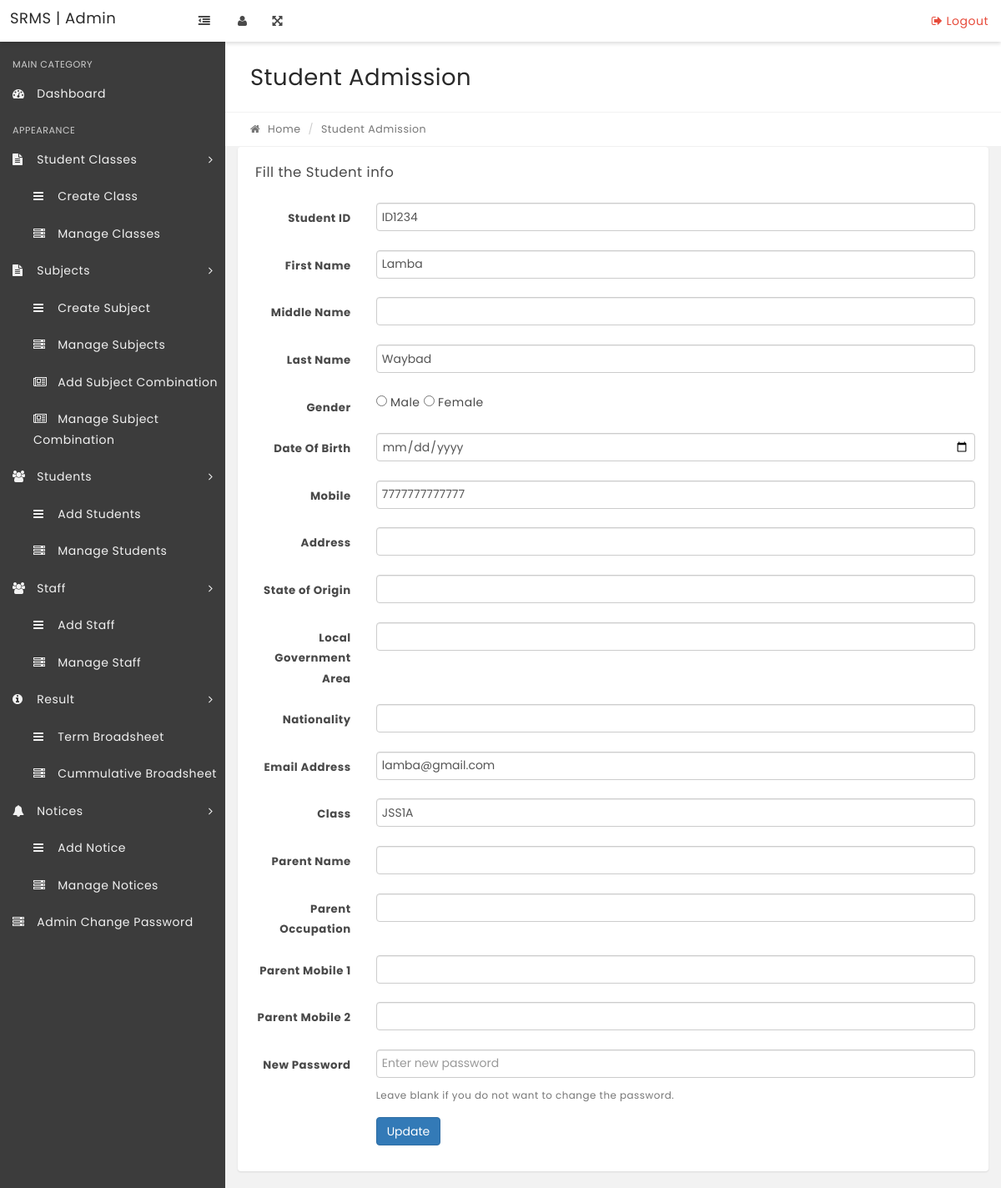
The app's page /RMP-admin/edit-student.php?stid=ID1234 with its own data.
### tables this page shows
CREATE TABLE `students` (
  `sid` varchar(20) NOT NULL,
  `fname` varchar(50) NOT NULL,
  `midname` varchar(50) DEFAULT NULL,
  `lname` varchar(50) NOT NULL,
  `gender` enum('Male','Female') NOT NULL,
  `dob` date DEFAULT NULL,
  `mobile` varchar(20) DEFAULT NULL,
  `address` varchar(255) DEFAULT NULL,
  `state` varchar(50) DEFAULT NULL,
  `lga` varchar(50) DEFAULT NULL,
  `country` varchar(50) DEFAULT NULL,
  `email` varchar(50) NOT NULL,
  `medicals` varchar(255) DEFAULT NULL,
  `classid` varchar(20) NOT NULL,
  `parentname` varchar(100) DEFAULT NULL,
  `parentoccupation` varchar(100) DEFAULT NULL,
  `parentmobile1` varchar(20) DEFAULT NULL,
  `parentmobile2` varchar(20) DEFAULT NULL,
  `password` varchar(255) NOT NULL
);

### RMP-admin/edit-student.php (the view, shortened to what this page needs)
<?php
include('includes/config.php');
?>
<!DOCTYPE html>
<html lang="en">
<head>
    <link rel="stylesheet" href="css/bootstrap.min.css" media="screen">
    <link rel="stylesheet" href="css/font-awesome.min.css" media="screen">
    <link rel="stylesheet" href="css/animate-css/animate.min.css" media="screen">
    <link rel="stylesheet" href="css/lobipanel/lobipanel.min.css" media="screen">
    <link rel="stylesheet" href="css/prism/prism.css" media="screen">
    <link rel="stylesheet" href="css/select2/select2.min.css">
    <link rel="stylesheet" href="css/main.css" media="screen">
</head>
<body class="top-navbar-fixed">
    <div class="main-wrapper">
        <?php include('includes/topbar.php'); ?>
        <div class="content-wrapper">
            <div class="content-container">
                <?php include('includes/leftbar.php'); ?>
                <div class="main-page">
                    <div class="container-fluid">
                        <div class="row page-title-div">
                            <div class="col-md-6">
                                <h2 class="title">Student Admission</h2>
                            </div>
                        </div>
                        <div class="row breadcrumb-div">
                            <div class="col-md-6">
                                <ul class="breadcrumb">
                                    <li><a href="dashboard.php"><i class="fa fa-home"></i> Home</a></li>
                                    <li class="active">Student Admission</li>
                                </ul>
                            </div>
                        </div>
                    </div>
                    <div class="container-fluid">
                        <div class="row">
                            <div class="col-md-12">
                                <div class="panel">
                                    <div class="panel-heading">
                                        <div class="panel-title">
                                            <h5>Fill the Student info</h5>
                                        </div>
                                    </div>
                                    <div class="panel-body">
                                        <form class="form-horizontal" method="post">
                                            <?php
                                            $sid = $_GET['stid'];
                                            $sql = "SELECT * FROM students WHERE sid = :stid";
                                            $query = $dbh->prepare($sql);
                                            $query->bindParam(':stid', $sid, PDO::PARAM_STR);
                                            $query->execute();
                                            $result = $query->fetch(PDO::FETCH_OBJ);
                                            if ($result) {
                                            ?>
                                            <div class="form-group">
                                                <label for="sid" class="col-sm-2 control-label">Student ID</label>
                                                <div class="col-sm-10">
                                                    <input type="text" name="sid" class="form-control" id="sid" value="<?php echo htmlentities($result->sid); ?>" maxlength="10" required="required" autocomplete="off">
                                                </div>
                                            </div>
                                            <div class="form-group">
                                                <label for="fname" class="col-sm-2 control-label">First Name</label>
                                                <div class="col-sm-10">
                                                    <input type="text" name="fname" class="form-control" id="fname" value="<?php echo htmlentities($result->fname); ?>" required="required" autocomplete="off">
                                                </div>
                                            </div>
                                            <div class="form-group">
                                                <label for="midname" class="col-sm-2 control-label">Middle Name</label>
                                                <div class="col-sm-10">
                                                    <input type="text" name="midname" class="form-control" id="midname" value="<?php echo htmlentities($result->midname); ?>" autocomplete="off">
                                                </div>
                                            </div>
                                            <div class="form-group">
                                                <label for="lname" class="col-sm-2 control-label">Last Name</label>
                                                <div class="col-sm-10">
                                                    <input type="text" name="lname" class="form-control" id="lname" value="<?php echo htmlentities($result->lname); ?>" required="required" autocomplete="off">
                                                </div>
                                            </div>
                                            <div class="form-group">
                                                <label for="gender" class="col-sm-2 control-label">Gender</label>
                                                <div class="col-sm-10">
                                                    <?php
                                                    $gndr = $result->gender;
                                                    $genders = ['Male', 'Female'];
                                                    foreach ($genders as $gender) {
                                                        $checked = ($gndr == $gender) ? 'checked' : '';
                                                        echo "<input type='radio' name='gender' value='$gender' $checked required='required'> $gender ";
                                                    }
                                                    ?>
                                                </div>
                                            </div>
                                            <div class="form-group">
                                                <label for="dob" class="col-sm-2 control-label">Date Of Birth</label>
                                                <div class="col-sm-10">
                                                    <input type="date" name="dob" class="form-control" id="dob" value="<?php echo htmlentities($result->dob); ?>">
                                                </div>
                                            </div>
                                            <div class="form-group">
                                                <label for="mobile" class="col-sm-2 control-label">Mobile</label>
                                                <div class="col-sm-10">
                                                    <input type="text" name="mobile" class="form-control" id="mobile" value="<?php echo htmlentities($result->mobile); ?>">
                                                </div>
                                            </div>
                                            <div class="form-group">
                                                <label for="address" class="col-sm-2 control-label">Address</label>
                                                <div class="col-sm-10">
                                                    <input type="text" name="address" class="form-control" id="address" value="<?php echo htmlentities($result->address); ?>">
                                                </div>
                                            </div>
                                            <div class="form-group">
                                                <label for="state" class="col-sm-2 control-label">State of Origin</label>
                                                <div class="col-sm-10">
                                                    <input type="text" name="state" class="form-control" id="state" value="<?php echo htmlentities($result->state); ?>">
                                                </div>
                                            </div>
                                            <div class="form-group">
                                                <label for="lga" class="col-sm-2 control-label">Local Government Area</label>
                                                <div class="col-sm-10">
                                                    <input type="text" name="lga" class="form-control" id="lga" value="<?php echo htmlentities($result->lga); ?>">
                                                </div>
                                            </div>
                                            <div class="form-group">
                                                <label for="country" class="col-sm-2 control-label">Nationality</label>
                                                <div class="col-sm-10">
                                                    <input type="text" name="country" class="form-control" id="country" value="<?php echo htmlentities($result->country); ?>">
                                                </div>
                                            </div>
                                            <div class="form-group">
                                                <label for="email" class="col-sm-2 control-label">Email Address</label>
                                                <div class="col-sm-10">
                                                    <input type="email" name="email" class="form-control" id="email" value="<?php echo htmlentities($result->email); ?>" required="required" autocomplete="off">
                                                </div>
                                            </div>
                                            <div class="form-group">
                                                <label for="classid" class="col-sm-2 control-label">Class</label>
                                                <div class="col-sm-10">
                                                    <input type="text" name="classid" class="form-control" id="classid" value="<?php echo htmlentities($result->classid); ?>">
                                                </div>
                                            </div>
                                            <div class="form-group">
                                                <label for="pname" class="col-sm-2 control-label">Parent Name</label>
                                                <div class="col-sm-10">
                                                    <input type="text" name="pname" class="form-control" id="pname" value="<?php echo htmlentities($result->parentname); ?>">
                                                </div>
                                            </div>
                                            <div class="form-group">
                                                <label for="poccu" class="col-sm-2 control-label">Parent Occupation</label>
                                                <div class="col-sm-10">
                                                    <input type="text" name="poccu" class="form-control" id="poccu" value="<?php echo htmlentities($result->parentoccupation); ?>">
                                                </div>
                                            </div>
                                            <div class="form-group">
                                                <label for="pmob1" class="col-sm-2 control-label">Parent Mobile 1</label>
                                                <div class="col-sm-10">
                                                    <input type="text" name="pmob1" class="form-control" id="pmob1" value="<?php echo htmlentities($result->parentmobile1); ?>">
                                                </div>
                                            </div>
                                            <div class="form-group">
                                                <label for="pmob2" class="col-sm-2 control-label">Parent Mobile 2</label>
                                                <div class="col-sm-10">
                                                    <input type="text" name="pmob2" class="form-control" id="pmob2" value="<?php echo htmlentities($result->parentmobile2); ?>">
                                                </div>
                                            </div>
                                            <div class="form-group">
                                                <label for="password" class="col-sm-2 control-label">New Password</label>
                                                <div class="col-sm-10">
                                                    <input type="password" name="password" class="form-control" id="password" placeholder="Enter new password">
                                                    <small class="form-text text-muted">Leave blank if you do not want to change the password.</small>
                                                </div>
                                            </div>
                                            <div class="form-group">
                                                <div class="col-sm-offset-2 col-sm-10">
                                                    <button type="submit" name="submit" class="btn btn-primary">Update</button>
                                                </div>
                                            </div>
                                            <?php } ?>
                                        </form>
                                    </div>
                                </div>
                            </div>
                        </div>
                    </div>
                </div>
            </div>
        </div>
    </body>
</html>

### records on screen
students: sid "ID1234", fname "Lamba", lname "Waybad", mobile "7777777777777", email "lamba@gmail.com", classid "JSS1A"

### other values on screen
$gender "Male"
$gender "Female"
